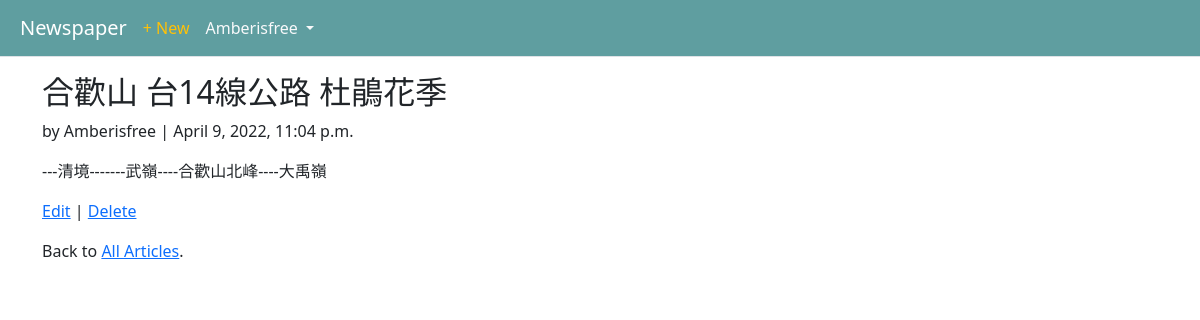
/articles/1/ (signed in), run on the app's committed database.
### users/models.py (models this page shows)
class CustomUser(AbstractUser):
    pass

### articles/models.py (models this page shows, shortened)
class Article(models.Model):
    title = models.CharField(max_length=255)
    body = models.TextField()
    date = models.DateTimeField(auto_now_add=True)
    author = models.ForeignKey(
        get_user_model(),
        on_delete=models.CASCADE,
        )

### articles/views.py (the view)
class ArticleDetailView(LoginRequiredMixin,DetailView): # new
    model = Article
    template_name = 'article_detail.html'
    login_url = 'login'

### templates/article_detail.html
{% extends 'base.html' %}
{% block content %}
<div class="article-entry">
  <h2>{{ object.title }}</h2>
  <p>by {{ object.author }} | {{ object.date }}</p>
  <p>{{ object.body }}</p>
</div>
  <p><a href="{% url 'article_edit' article.pk %}">Edit</a> |
    <a href="{% url 'article_delete' article.pk %}">Delete</a></p>
  <p>Back to <a href="{% url 'article_list' %}">All Articles</a>.</p>
 {% endblock content %}

### templates/base.html (shortened to what this page needs)
<!DOCTYPE html>
<html>
<head>
  <link href="https://cdn.jsdelivr.net/npm/bootstrap@5.1.3/dist/css/bootstrap.min.css" rel="stylesheet">
</head>
<body>
    <header class="p-0 mb-1 border-bottom">
     <nav class="p-2 navbar  navbar-expand-lg navbar-dark" style="background-color: Cadetblue;">
       <div class="container-fluid">
         <a class="navbar-brand" href="{% url 'home' %}">Newspaper</a>
         <div class="collapse navbar-collapse" id="navbarTogglerDemo02">
           <ul class="navbar-nav  hstack gap-3">
              <li class="nav-item ms-auto">
                {% if user.is_authenticated %}
                <a href="{% url 'article_new' %}" class="link-warning  text-decoration-none" >+ New</a>
              </li>
              <li class="nav-item dropdown">
                  <a href="#" class="d-block link-light text-decoration-none dropdown-toggle"
                      id="userMenu" data-bs-toggle="dropdown" aria-expanded="false">
                    {{ user.username }}
                  </a>
              </li>
                {% else %}
              <li class="nav-item">
                      <a href="{% url 'login' %}" class="btn btn-outline-light ">Log In</a>
                      <a href="{% url 'signup' %}" class="btn btn-dark me-1">Sign Up</a
              </li>
            </ul>
          {% endif %}
         </div>
       </div>
     </nav>
    </header>
    <main>
      <div class="container mt-3">
      {% block content %}
      {% endblock content %}
      </div>
    </main>
</body>
</html>

### data on the page
CustomUser: username "Amberisfree"
Article: title "合歡山 台14線公路 杜鵑花季", author "Amberisfree", date "April 9, 2022, 11:04 p.m.", body "---清境-------武嶺----合歡山北峰----大禹嶺"
